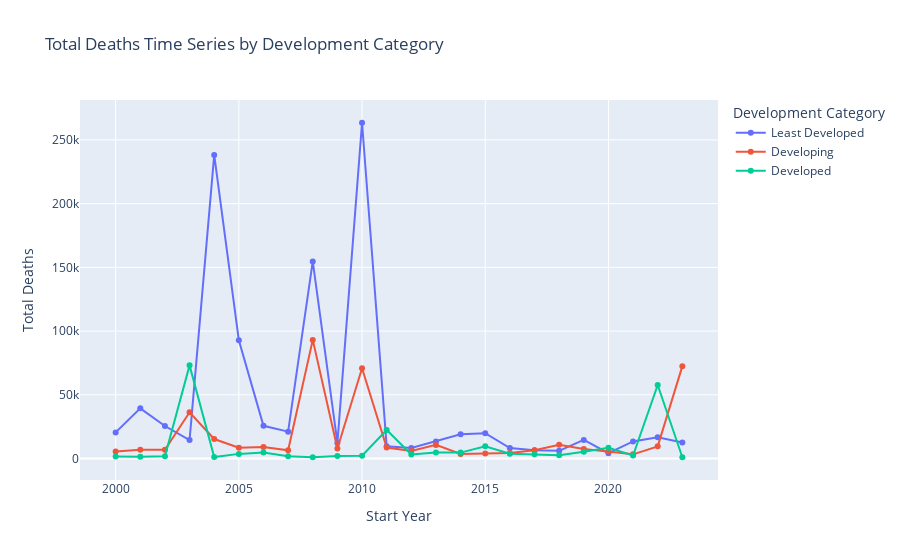

Notebook code cell kept with this figure:
### Markdown cell above
##### We are excluding some countries here

### Code cell
import pandas as pd
import plotly.express as px

# Assuming you have loaded your data into a DataFrame called df_test

# Binning country development score into three categories
df_test['Development_Category'] = pd.cut(df_test['country_devlopment_score'], bins=[0, 20, 35, float('inf')], labels=['Least Developed', 'Developing', 'Developed'])

# Grouping data by 'Start Year' and 'Development_Category', and summing 'Total Deaths'
grouped_data = df_test.groupby(['Start Year', 'Development_Category'])['Total Deaths'].sum().reset_index()

# Creating the line plot using Plotly Express
fig = px.line(grouped_data, x='Start Year', y='Total Deaths', color='Development_Category',
              labels={'Start Year': 'Start Year', 'Total Deaths': 'Total Deaths', 'Development_Category': 'Development Category'},
              title='Total Deaths Time Series by Development Category',
              markers = True)

fig.update_layout(xaxis_title='Start Year', yaxis_title='Total Deaths', legend_title='Development Category')

fig.show()

# Define the folder path where you want to save the HTML file
folder_path = "/Users/samharris/Desktop/Capstone/24Spr_-S-Harris-_-disasters-/Sample_Capstone/code/website/"

# Ensure that the folder exists
os.makedirs(folder_path, exist_ok=True)

# Define the file path
file_path = os.path.join(folder_path, 'line_plot_with_start_year_and_development_category.html')

# Save the figure as HTML file
fig.write_html(file_path)

### Figure 1 — Plotly figure (JSON) as saved in the notebook; plotly's stock layout.template omitted (floating-point values rounded to 4 significant figures)
{"data": [{"hovertemplate": "Development Category=Least Developed<br>Start Year=%{x}<br>Total Deaths=%{y}<extra></extra>", "legendgroup": "Least Developed", "line": {"color": "#636efa", "dash": "solid"}, "marker": {"symbol": "circle"}, "mode": "lines+markers", "name": "Least Developed", "orientation": "v", "showlegend": true, "type": "scatter", "x": [2000, 2001, 2002, 2003, 2004, 2005, 2006, 2007, 2008, 2009, 2010, 2011, 2012, 2013, 2014, 2015, 2016, 2017, 2018, 2019, 2020, 2021, 2022, 2023], "xaxis": "x", "y": [20501, 39397, 25509, 14486, 238218, 92761, 25687, 21106, 154689, 12256, 263471, 9663, 8317, 13454, 19025, 19895, 8191, 6408, 6039, 14613, 4178, 13388, 16619, 12495], "yaxis": "y"}, {"hovertemplate": "Development Category=Developing<br>Start Year=%{x}<br>Total Deaths=%{y}<extra></extra>", "legendgroup": "Developing", "line": {"color": "#EF553B", "dash": "solid"}, "marker": {"symbol": "circle"}, "mode": "lines+markers", "name": "Developing", "orientation": "v", "showlegend": true, "type": "scatter", "x": [2000, 2001, 2002, 2003, 2004, 2005, 2006, 2007, 2008, 2009, 2010, 2011, 2012, 2013, 2014, 2015, 2016, 2017, 2018, 2019, 2020, 2021, 2022, 2023], "xaxis": "x", "y": [5552, 6923, 6837, 36302, 15284, 8408, 8961, 6463, 93077, 7863, 70877, 8645, 5883, 10691, 3617, 4033, 4338, 6501, 10759, 7407, 5415, 3278, 9549, 72475], "yaxis": "y"}, {"hovertemplate": "Development Category=Developed<br>Start Year=%{x}<br>Total Deaths=%{y}<extra></extra>", "legendgroup": "Developed", "line": {"color": "#00cc96", "dash": "solid"}, "marker": {"symbol": "circle"}, "mode": "lines+markers", "name": "Developed", "orientation": "v", "showlegend": true, "type": "scatter", "x": [2000, 2001, 2002, 2003, 2004, 2005, 2006, 2007, 2008, 2009, 2010, 2011, 2012, 2013, 2014, 2015, 2016, 2017, 2018, 2019, 2020, 2021, 2022, 2023], "xaxis": "x", "y": [1686, 1324, 1769, 73097, 1158, 3641, 4759, 1700, 1056, 2034, 2220, 22385, 3246, 4721, 4636, 9697, 3844, 3258, 2621, 5368, 8386, 2374, 57662, 1000], "yaxis": "y"}], "layout": {"legend": {"title": {"text": "Development Category"}, "tracegroupgap": 0}, "title": {"text": "Total Deaths Time Series by Development Category"}, "xaxis": {"anchor": "y", "domain": [0, 1], "title": {"text": "Start Year"}}, "yaxis": {"anchor": "x", "domain": [0, 1], "title": {"text": "Total Deaths"}}}}
